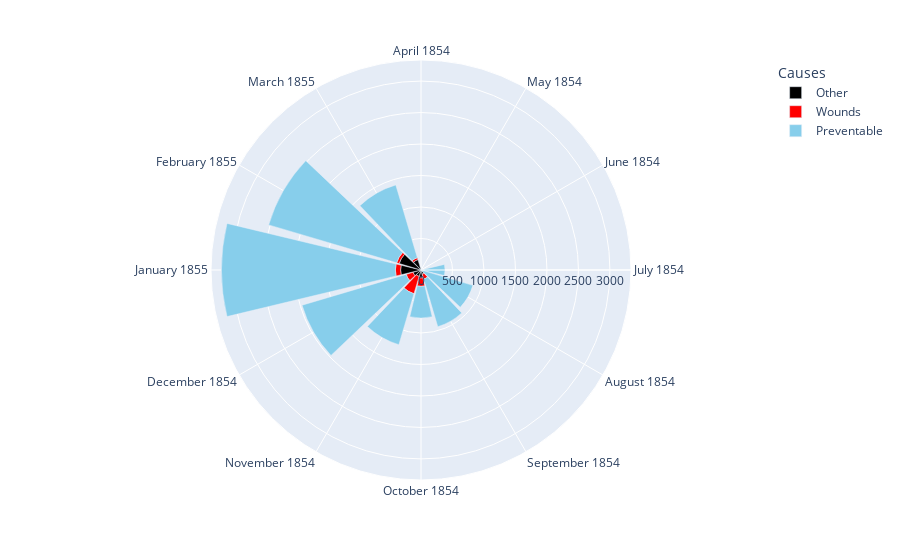

Write notebook code for a chart like this one.
### Markdown cell above
### 2. Nightingale Coxcomb Graph

### Code cell
import plotly.express as px
import pandas as pd
data = pd.read_csv('Data/Nightingale.csv')
fig = px.bar_polar(data, r="Death", theta="Date",
                   color="Causes", 
                   color_discrete_sequence= ('black','red','skyblue'))
fig.show()

### Figure 1 — Plotly figure (JSON) as saved in the notebook; plotly's stock layout.template omitted (floating-point values rounded to 4 significant figures)
{"data": [{"hovertemplate": "Causes=Other<br>Death=%{r}<br>Date=%{theta}<extra></extra>", "legendgroup": "Other", "marker": {"color": "black"}, "name": "Other", "r": [5, 9, 6, 23, 30, 70, 128, 106, 131, 324, 361, 172], "showlegend": true, "subplot": "polar", "theta": ["April 1854", "May 1854", "June 1854", "July 1854", "August 1854", "September 1854", "October 1854", "November 1854", "December 1854", "January 1855", "February 1855", "March 1855"], "type": "barpolar"}, {"hovertemplate": "Causes=Wounds<br>Death=%{r}<br>Date=%{theta}<extra></extra>", "legendgroup": "Wounds", "marker": {"color": "red"}, "name": "Wounds", "r": [0, 0, 0, 0, 1, 81, 132, 287, 114, 83, 42, 32], "showlegend": true, "subplot": "polar", "theta": ["April 1854", "May 1854", "June 1854", "July 1854", "August 1854", "September 1854", "October 1854", "November 1854", "December 1854", "January 1855", "February 1855", "March 1855"], "type": "barpolar"}, {"hovertemplate": "Causes=Preventable<br>Death=%{r}<br>Date=%{theta}<extra></extra>", "legendgroup": "Preventable", "marker": {"color": "skyblue"}, "name": "Preventable", "r": [1, 12, 11, 359, 828, 788, 503, 844, 1725, 2761, 2120, 1205], "showlegend": true, "subplot": "polar", "theta": ["April 1854", "May 1854", "June 1854", "July 1854", "August 1854", "September 1854", "October 1854", "November 1854", "December 1854", "January 1855", "February 1855", "March 1855"], "type": "barpolar"}], "layout": {"barmode": "relative", "legend": {"title": {"text": "Causes"}, "tracegroupgap": 0}, "margin": {"t": 60}, "polar": {"angularaxis": {"direction": "clockwise", "rotation": 90}, "domain": {"x": [0, 1], "y": [0, 1]}}}}
